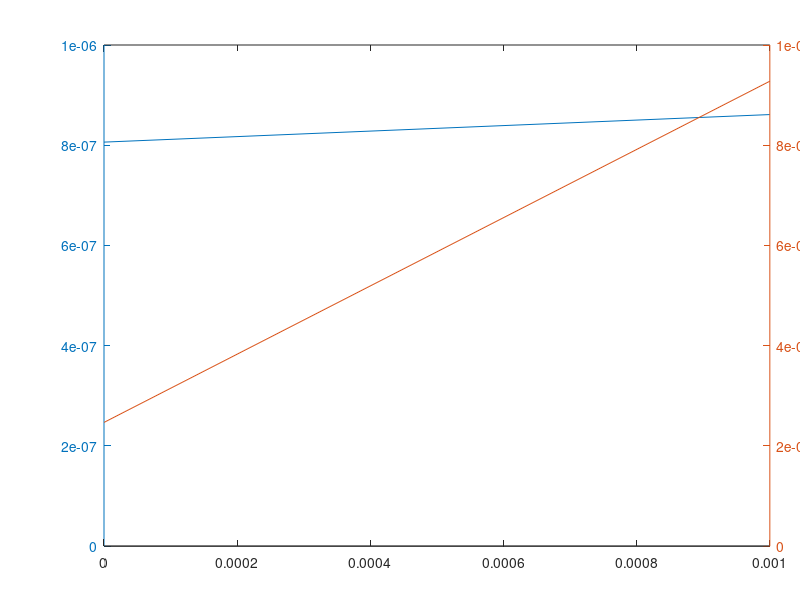

Source code (MATLAB): (Note: this script raises an error after producing the figure.)
%% Preamble -- not to appear in userguide
hfig = figure;
set(hfig,'units','centimeters','NumberTitle','off','Name','ex13');
pos = get(hfig,'position');
set(hfig,'position',[pos(1:2),6,4]);
%% Everything below appears in userguide
y1 = 1e-6*rand(1,2);
y2 = 1e-6*rand(1,2);
x = [0 1e-3];
hax = plotyy(x,y1,x,y2);
set(hax(1),'ylim',[0 1e-6],'ytickmode','auto','yticklabelmode','auto');
set(hax(2),'ylim',[0 1e-6],'ytickmode','auto','yticklabelmode','auto');
set(hax(2),'xticklabel','');
%% The following is excluded from userguide
matlabfrag('graphics/ex13');